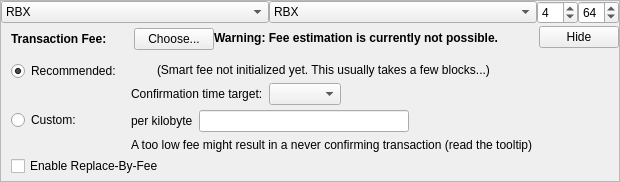
    <widget class="QFrame" name="frameFee">
     <property name="sizePolicy">
      <sizepolicy hsizetype="Expanding" vsizetype="Expanding">
       <horstretch>0</horstretch>
       <verstretch>0</verstretch>
      </sizepolicy>
     </property>
     <property name="maximumSize">
      <size>
       <width>16777215</width>
       <height>16777215</height>
      </size>
     </property>
     <property name="frameShape">
      <enum>QFrame::StyledPanel</enum>
     </property>
     <property name="frameShadow">
      <enum>QFrame::Sunken</enum>
     </property>
     <layout class="QVBoxLayout" name="verticalLayoutFee1">
      <property name="spacing">
       <number>0</number>
      </property>
      <property name="leftMargin">
       <number>0</number>
      </property>
      <property name="topMargin">
       <number>0</number>
      </property>
      <property name="rightMargin">
       <number>0</number>
      </property>
      <property name="bottomMargin">
       <number>0</number>
      </property>
      <item>
       <layout class="QHBoxLayout" name="horizontalLayout_3">
        <item>
         <widget class="QComboBox" name="cbxTypeFrom">
          <property name="toolTip">
           <string>Balance type to send from.</string>
          </property>
          <item>
           <property name="text">
            <string>RBX</string>
           </property>
          </item>
          <item>
           <property name="text">
            <string>Blind</string>
           </property>
          </item>
          <item>
           <property name="text">
            <string>Anon</string>
           </property>
          </item>
         </widget>
        </item>
        <item>
         <widget class="QComboBox" name="cbxTypeTo">
          <property name="toolTip">
           <string>Balance type to send to.</string>
          </property>
          <item>
           <property name="text">
            <string>RBX</string>
           </property>
          </item>
          <item>
           <property name="text">
            <string>Blind</string>
           </property>
          </item>
          <item>
           <property name="text">
            <string>Anon</string>
           </property>
          </item>
         </widget>
        </item>
        <item>
         <widget class="QSpinBox" name="spinRingSize">
          <property name="sizePolicy">
           <sizepolicy hsizetype="Fixed" vsizetype="Fixed">
            <horstretch>0</horstretch>
            <verstretch>0</verstretch>
           </sizepolicy>
          </property>
          <property name="minimum">
           <number>3</number>
          </property>
          <property name="maximum">
           <number>32</number>
          </property>
          <property name="value">
           <number>4</number>
          </property>
         </widget>
        </item>
        <item>
         <widget class="QSpinBox" name="spinMaxInputs">
          <property name="sizePolicy">
           <sizepolicy hsizetype="Fixed" vsizetype="Fixed">
            <horstretch>0</horstretch>
            <verstretch>0</verstretch>
           </sizepolicy>
          </property>
          <property name="minimum">
           <number>1</number>
          </property>
          <property name="value">
           <number>64</number>
          </property>
         </widget>
        </item>
       </layout>
      </item>
      <item>
       <layout class="QVBoxLayout" name="verticalLayoutFee2" stretch="0,0,0">
        <property name="spacing">
         <number>0</number>
        </property>
        <property name="leftMargin">
         <number>10</number>
        </property>
        <property name="topMargin">
         <number>0</number>
        </property>
        <item>
         <layout class="QHBoxLayout" name="horizontalLayoutFee1">
          <property name="bottomMargin">
           <number>0</number>
          </property>
          <item>
           <layout class="QVBoxLayout" name="verticalLayoutFee7">
            <property name="spacing">
             <number>0</number>
            </property>
            <item>
             <spacer name="verticalSpacerSmartFee">
              <property name="orientation">
               <enum>Qt::Vertical</enum>
              </property>
              <property name="sizeType">
               <enum>QSizePolicy::Fixed</enum>
              </property>
              <property name="sizeHint" stdset="0">
               <size>
                <width>1</width>
                <height>4</height>
               </size>
              </property>
             </spacer>
            </item>
            <item>
             <layout class="QHBoxLayout" name="horizontalLayoutSmartFee">
              <property name="spacing">
               <number>10</number>
              </property>
              <item>
               <widget class="QLabel" name="labelFeeHeadline">
                <property name="sizePolicy">
                 <sizepolicy hsizetype="Preferred" vsizetype="Maximum">
                  <horstretch>0</horstretch>
                  <verstretch>0</verstretch>
                 </sizepolicy>
                </property>
                <property name="font">
                 <font>
                  <weight>75</weight>
                  <bold>true</bold>
                 </font>
                </property>
                <property name="styleSheet">
                 <string notr="true">font-weight:bold;</string>
                </property>
                <property name="text">
                 <string>Transaction Fee:</string>
                </property>
               </widget>
              </item>
              <item>
               <widget class="QLabel" name="labelFeeMinimized">
                <property name="text">
                 <string/>
                </property>
               </widget>
              </item>
              <item>
               <widget class="QPushButton" name="buttonChooseFee">
                <property name="text">
                 <string>Choose...</string>
                </property>
               </widget>
              </item>
             </layout>
            </item>
            <item>
             <spacer name="verticalSpacer_5">
              <property name="orientation">
               <enum>Qt::Vertical</enum>
              </property>
              <property name="sizeHint" stdset="0">
               <size>
                <width>1</width>
                <height>1</height>
               </size>
              </property>
             </spacer>
            </item>
           </layout>
          </item>
          <item>
           <widget class="QLabel" name="fallbackFeeWarningLabel">
            <property name="toolTip">
             <string>Using the fallbackfee can result in sending a transaction that will take several hours or days (or never) to confirm. Consider choosing your fee manually or wait until you have validated the complete chain.</string>
            </property>
            <property name="font">
            <font>
                <weight>75</weight>
                <bold>true</bold>
            </font>
            </property>
            <property name="text">
             <string>Warning: Fee estimation is currently not possible.</string>
            </property>
            <property name="wordWrap">
             <bool>false</bool>
            </property>
           </widget>
          </item>
          <item>
           <spacer name="horizontalSpacer_4">
            <property name="orientation">
             <enum>Qt::Horizontal</enum>
            </property>
            <property name="sizeType">
             <enum>QSizePolicy::MinimumExpanding</enum>
            </property>
            <property name="sizeHint" stdset="0">
             <size>
              <width>40</width>
              <height>20</height>
             </size>
            </property>
           </spacer>
          </item>
          <item>
           <widget class="QPushButton" name="buttonMinimizeFee">
            <property name="toolTip">
             <string>collapse fee-settings</string>
            </property>
            <property name="text">
             <string>Hide</string>
            </property>
           </widget>
          </item>
         </layout>
        </item>
        <item>
         <widget class="QFrame" name="frameFeeSelection">
          <layout class="QVBoxLayout" name="verticalLayoutFee12">
           <property name="spacing">
            <number>0</number>
           </property>
           <property name="leftMargin">
            <number>0</number>
           </property>
           <property name="topMargin">
            <number>0</number>
           </property>
           <property name="rightMargin">
            <number>0</number>
           </property>
           <property name="bottomMargin">
            <number>0</number>
           </property>
           <item>
            <layout class="QGridLayout" name="gridLayoutFee">
             <property name="topMargin">
              <number>10</number>
             </property>
             <property name="bottomMargin">
              <number>4</number>
             </property>
             <property name="horizontalSpacing">
              <number>10</number>
             </property>
             <property name="verticalSpacing">
              <number>4</number>
             </property>
             <item row="1" column="1">
              <layout class="QVBoxLayout" name="verticalLayoutFee8">
               <property name="spacing">
                <number>6</number>
               </property>
               <item>
                <layout class="QHBoxLayout" name="horizontalLayoutFee13">
                 <item>
                  <widget class="QLabel" name="labelCustomPerKilobyte">
                   <property name="toolTip">
                    <string>Specify a custom fee per kB (1,000 bytes) of the transaction's virtual size.

Note:  Since the fee is calculated on a per-byte basis, a fee of "100 satoshis per kB" for a transaction size of 500 bytes (half of 1 kB) would ultimately yield a fee of only 50 satoshis.</string>
                   </property>
                   <property name="text">
                    <string>per kilobyte</string>
                   </property>
                  </widget>
                 </item>
                 <item>
                  <widget class="BitcoinAmountField" name="customFee"/>
                 </item>
                 <item>
                  <spacer name="horizontalSpacer_6">
                   <property name="orientation">
                    <enum>Qt::Horizontal</enum>
                   </property>
                   <property name="sizeHint" stdset="0">
                    <size>
                     <width>1</width>
                     <height>1</height>
                    </size>
                   </property>
                  </spacer>
                 </item>
                </layout>
               </item>
               <item>
                <layout class="QHBoxLayout" name="horizontalLayoutFee8">
                 <item>
                  <widget class="QLabel" name="labelCustomFeeWarning">
                   <property name="enabled">
                    <bool>true</bool>
                   </property>
                   <property name="toolTip">
                    <string>When there is less transaction volume than space in the blocks, miners as well as relaying nodes may enforce a minimum fee. Paying only this minimum fee is just fine, but be aware that this can result in a never confirming transaction once there is more demand for Rubix transactions than the network can process.</string>
                   </property>
                   <property name="text">
                    <string>A too low fee might result in a never confirming transaction (read the tooltip)</string>
                   </property>
                  </widget>
                 </item>
                 <item>
                  <spacer name="horizontalSpacer_2">
                   <property name="orientation">
                    <enum>Qt::Horizontal</enum>
                   </property>
                   <property name="sizeHint" stdset="0">
                    <size>
                     <width>1</width>
                     <height>1</height>
                    </size>
                   </property>
                  </spacer>
                 </item>
                </layout>
               </item>
              </layout>
             </item>
             <item row="0" column="0">
              <layout class="QVBoxLayout" name="verticalLayoutFee4" stretch="0,1">
               <item>
                <widget class="QRadioButton" name="radioSmartFee">
                 <property name="text">
                  <string>Recommended:</string>
                 </property>
                 <property name="checked">
                  <bool>true</bool>
                 </property>
                 <attribute name="buttonGroup">
                  <string notr="true">groupFee</string>
                 </attribute>
                </widget>
               </item>
               <item>
                <spacer name="verticalSpacer_2">
                 <property name="orientation">
                  <enum>Qt::Vertical</enum>
                 </property>
                 <property name="sizeHint" stdset="0">
                  <size>
                   <width>1</width>
                   <height>1</height>
                  </size>
                 </property>
                </spacer>
               </item>
              </layout>
             </item>
             <item row="1" column="0">
              <layout class="QVBoxLayout" name="verticalLayoutFee9" stretch="0,1">
               <item>
                <widget class="QRadioButton" name="radioCustomFee">
                 <property name="text">
                  <string>Custom:</string>
                 </property>
                 <attribute name="buttonGroup">
                  <string notr="true">groupFee</string>
                 </attribute>
                </widget>
               </item>
               <item>
                <spacer name="verticalSpacer_6">
                 <property name="orientation">
                  <enum>Qt::Vertical</enum>
                 </property>
                 <property name="sizeHint" stdset="0">
                  <size>
                   <width>1</width>
                   <height>1</height>
                  </size>
                 </property>
                </spacer>
               </item>
              </layout>
             </item>
             <item row="0" column="1">
              <layout class="QVBoxLayout" name="verticalLayoutFee3" stretch="0,0,1">
               <property name="spacing">
                <number>6</number>
               </property>
               <property name="topMargin">
                <number>2</number>
               </property>
               <item>
                <layout class="QHBoxLayout" name="horizontalLayoutFee12">
                 <item>
                  <widget class="QLabel" name="labelSmartFee">
                   <property name="text">
                    <string/>
                   </property>
                  </widget>
                 </item>
                 <item>
                  <widget class="QLabel" name="labelFeeEstimation">
                   <property name="text">
                    <string/>
                   </property>
                  </widget>
                 </item>
                 <item>
                  <widget class="QLabel" name="labelSmartFee2">
                   <property name="text">
                    <string>(Smart fee not initialized yet. This usually takes a few blocks...)</string>
                   </property>
                  </widget>
                 </item>
                 <item>
                  <spacer name="horizontalSpacer_5">
                   <property name="orientation">
                    <enum>Qt::Horizontal</enum>
                   </property>
                   <property name="sizeHint" stdset="0">
                    <size>
                     <width>1</width>
                     <height>1</height>
                    </size>
                   </property>
                  </spacer>
                 </item>
                </layout>
               </item>
               <item>
                <layout class="QHBoxLayout" name="horizontalLayoutFee9">
                 <item>
                  <layout class="QVBoxLayout" name="verticalLayoutFee6">
                   <item>
                    <widget class="QLabel" name="labelSmartFee3">
                     <property name="text">
                      <string>Confirmation time target:</string>
                     </property>
                    </widget>
                   </item>
                  </layout>
                 </item>
                 <item>
                  <layout class="QVBoxLayout" name="verticalLayoutFee5">
                   <property name="rightMargin">
                    <number>30</number>
                   </property>
                   <item>
                    <layout class="QHBoxLayout" name="horizontalLayoutConfTarget">
                     <property name="bottomMargin">
                      <number>0</number>
                     </property>
                     <item>
                      <widget class="QComboBox" name="confTargetSelector"/>
                     </item>
                     <item>
                      <spacer name="horizontalSpacerConfTarget">
                       <property name="orientation">
                        <enum>Qt::Horizontal</enum>
                       </property>
                       <property name="sizeHint" stdset="0">
                        <size>
                         <width>40</width>
                         <height>20</height>
                        </size>
                       </property>
                      </spacer>
                     </item>
                    </layout>
                   </item>
                  </layout>
                 </item>
                </layout>
               </item>
               <item>
                <spacer name="verticalSpacer_4">
                 <property name="orientation">
                  <enum>Qt::Vertical</enum>
                 </property>
                 <property name="sizeHint" stdset="0">
                  <size>
                   <width>1</width>
                   <height>1</height>
                  </size>
                 </property>
                </spacer>
               </item>
              </layout>
             </item>
            </layout>
           </item>
           <item>
            <widget class="QCheckBox" name="optInRBF">
             <property name="text">
              <string>Enable Replace-By-Fee</string>
             </property>
             <property name="toolTip">
              <string>With Replace-By-Fee (BIP-125) you can increase a transaction's fee after it is sent. Without this, a higher fee may be recommended to compensate for increased transaction delay risk.</string>
             </property>
            </widget>
           </item>
          </layout>
         </widget>
        </item>
        <item>
         <spacer name="verticalSpacerFee">
          <property name="orientation">
           <enum>Qt::Vertical</enum>
          </property>
          <property name="sizeHint" stdset="0">
           <size>
            <width>40</width>
            <height>5</height>
           </size>
          </property>
         </spacer>
        </item>
       </layout>
      </item>
     </layout>
    </widget>
